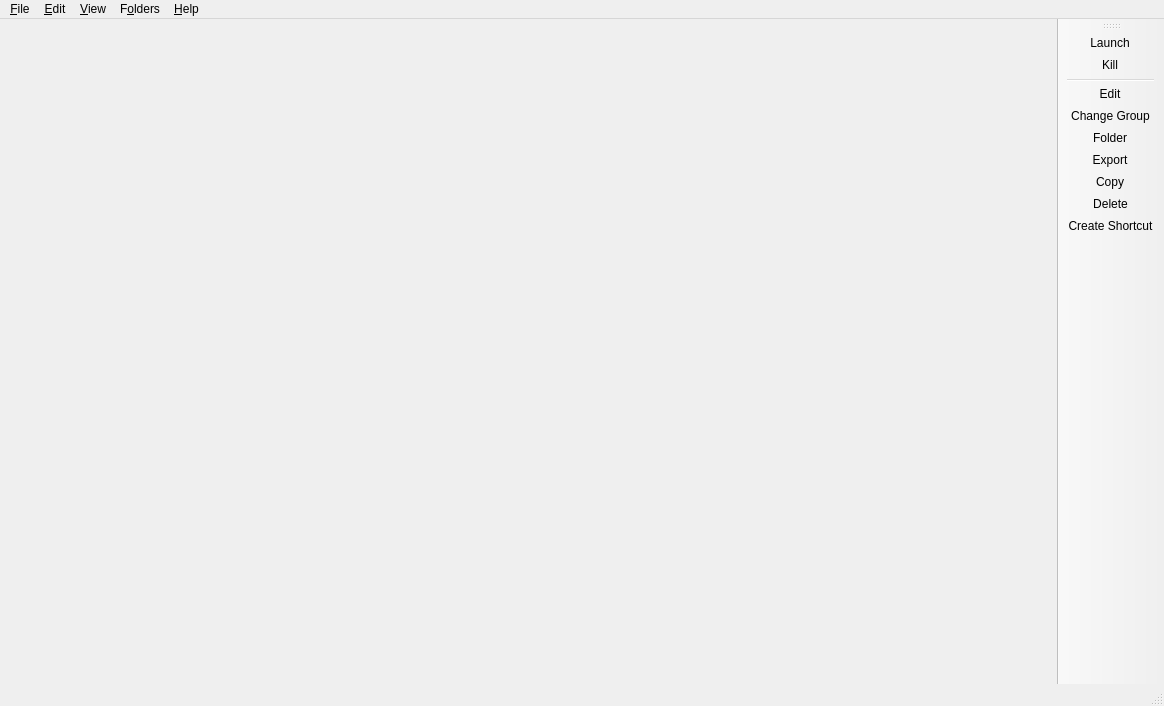
<?xml version="1.0" encoding="UTF-8"?>
<ui version="4.0">
 <class>Instance</class>
 <widget class="QMainWindow" name="Instance">
  <property name="geometry">
   <rect>
    <x>0</x>
    <y>0</y>
    <width>1164</width>
    <height>706</height>
   </rect>
  </property>
  <widget class="QWidget" name="centralWidget">
   <layout class="QHBoxLayout" name="horizontalLayout">
    <property name="spacing">
     <number>0</number>
    </property>
    <property name="leftMargin">
     <number>0</number>
    </property>
    <property name="topMargin">
     <number>0</number>
    </property>
    <property name="rightMargin">
     <number>0</number>
    </property>
    <property name="bottomMargin">
     <number>0</number>
    </property>
   </layout>
  </widget>
  <widget class="QStatusBar" name="statusBar"/>
  <widget class="QToolBar" name="instanceToolBar">
   <property name="windowTitle">
    <string>Instance Toolbar</string>
   </property>
   <property name="allowedAreas">
    <set>Qt::ToolBarArea::LeftToolBarArea|Qt::ToolBarArea::RightToolBarArea</set>
   </property>
   <property name="iconSize">
    <size>
     <width>16</width>
     <height>16</height>
    </size>
   </property>
   <property name="toolButtonStyle">
    <enum>Qt::ToolButtonStyle::ToolButtonTextBesideIcon</enum>
   </property>
   <property name="floatable">
    <bool>false</bool>
   </property>
   <property name="useDefaultAction" stdset="0">
    <bool>true</bool>
   </property>
   <attribute name="toolBarArea">
    <enum>RightToolBarArea</enum>
   </attribute>
   <attribute name="toolBarBreak">
    <bool>false</bool>
   </attribute>
   <addaction name="actionLaunchInstance"/>
   <addaction name="actionKillInstance"/>
   <addaction name="separator"/>
   <addaction name="actionEditInstance"/>
   <addaction name="actionChangeInstGroup"/>
   <addaction name="actionViewSelectedInstFolder"/>
   <addaction name="actionExportInstance"/>
   <addaction name="actionCopyInstance"/>
   <addaction name="actionDeleteInstance"/>
   <addaction name="actionCreateInstanceShortcut"/>
  </widget>
  <widget class="QMenuBar" name="menuBar">
   <property name="geometry">
    <rect>
     <x>0</x>
     <y>0</y>
     <width>1164</width>
     <height>22</height>
    </rect>
   </property>
   <widget class="QMenu" name="fileMenu">
    <property name="title">
     <string>&amp;File</string>
    </property>
    <property name="toolTipsVisible">
     <bool>true</bool>
    </property>
    <addaction name="actionAddInstance"/>
    <addaction name="separator"/>
    <addaction name="actionLaunchInstance"/>
    <addaction name="actionKillInstance"/>
    <addaction name="separator"/>
    <addaction name="actionEditInstance"/>
    <addaction name="actionChangeInstGroup"/>
    <addaction name="actionViewSelectedInstFolder"/>
    <addaction name="actionExportInstance"/>
    <addaction name="actionCopyInstance"/>
    <addaction name="actionDeleteInstance"/>
    <addaction name="actionCreateInstanceShortcut"/>
    <addaction name="separator"/>
    <addaction name="actionSettings"/>
    <addaction name="actionCloseWindow"/>
   </widget>
   <widget class="QMenu" name="editMenu">
    <property name="title">
     <string>&amp;Edit</string>
    </property>
    <property name="toolTipsVisible">
     <bool>true</bool>
    </property>
    <addaction name="actionUndoTrashInstance"/>
   </widget>
   <widget class="QMenu" name="viewMenu">
    <property name="title">
     <string>&amp;View</string>
    </property>
    <property name="toolTipsVisible">
     <bool>true</bool>
    </property>
    <addaction name="actionChangeTheme"/>
    <addaction name="separator"/>
    <addaction name="actionToggleStatusBar"/>
    <addaction name="actionLockToolbars"/>
    <addaction name="separator"/>
   </widget>
   <widget class="QMenu" name="foldersMenu">
    <property name="title">
     <string>F&amp;olders</string>
    </property>
    <property name="toolTipsVisible">
     <bool>true</bool>
    </property>
    <addaction name="actionViewLauncherRootFolder"/>
    <addaction name="separator"/>
    <addaction name="actionViewInstanceFolder"/>
    <addaction name="actionViewCentralModsFolder"/>
    <addaction name="actionViewSkinsFolder"/>
    <addaction name="separator"/>
    <addaction name="actionViewIconThemeFolder"/>
    <addaction name="actionViewWidgetThemeFolder"/>
    <addaction name="actionViewCatPackFolder"/>
    <addaction name="actionViewIconsFolder"/>
    <addaction name="separator"/>
    <addaction name="actionViewLogsFolder"/>
   </widget>
   <widget class="QMenu" name="helpMenu">
    <property name="title">
     <string>&amp;Help</string>
    </property>
    <property name="toolTipsVisible">
     <bool>true</bool>
    </property>
    <addaction name="actionClearMetadata"/>
    <addaction name="actionReportBug"/>
    <addaction name="actionViewLog"/>
    <addaction name="actionAddToPATH"/>
    <addaction name="separator"/>
    <addaction name="actionOpenWiki"/>
    <addaction name="actionAbout"/>
   </widget>
   <addaction name="fileMenu"/>
   <addaction name="editMenu"/>
   <addaction name="viewMenu"/>
   <addaction name="foldersMenu"/>
   <addaction name="helpMenu"/>
  </widget>
  <action name="actionMoreNews">
   <property name="icon">
    <iconset theme="news"/>
   </property>
   <property name="text">
    <string>More News...</string>
   </property>
   <property name="toolTip">
    <string>Open the development blog to read more news about LCE Qt Launcher.</string>
   </property>
  </action>
  <action name="actionToggleStatusBar">
   <property name="checkable">
    <bool>true</bool>
   </property>
   <property name="text">
    <string>Status Bar</string>
   </property>
  </action>
  <action name="actionLockToolbars">
   <property name="checkable">
    <bool>true</bool>
   </property>
   <property name="text">
    <string>Lock Toolbars</string>
   </property>
  </action>
  <action name="actionUndoTrashInstance">
   <property name="enabled">
    <bool>false</bool>
   </property>
   <property name="text">
    <string>&amp;Undo Last Instance Deletion</string>
   </property>
  </action>
  <action name="actionAddInstance">
   <property name="icon">
    <iconset theme="new"/>
   </property>
   <property name="text">
    <string>Add Instanc&amp;e...</string>
   </property>
   <property name="toolTip">
    <string>Add a new instance.</string>
   </property>
  </action>
  <action name="actionCheckUpdate">
   <property name="icon">
    <iconset theme="checkupdate"/>
   </property>
   <property name="text">
    <string>&amp;Update...</string>
   </property>
   <property name="toolTip">
    <string>Check for new updates for %1.</string>
   </property>
   <property name="menuRole">
    <enum>QAction::MenuRole::ApplicationSpecificRole</enum>
   </property>
  </action>
  <action name="actionSettings">
   <property name="icon">
    <iconset theme="settings"/>
   </property>
   <property name="text">
    <string>Setti&amp;ngs...</string>
   </property>
   <property name="toolTip">
    <string>Change settings.</string>
   </property>
   <property name="menuRole">
    <enum>QAction::MenuRole::PreferencesRole</enum>
   </property>
  </action>
  <action name="actionManageProfiles">
   <property name="icon">
    <iconset theme="accounts"/>
   </property>
   <property name="text">
    <string>&amp;Manage Profiles...</string>
   </property>
  </action>
  <action name="actionLaunchInstance">
   <property name="icon">
    <iconset theme="launch"/>
   </property>
   <property name="text">
    <string>&amp;Launch</string>
   </property>
   <property name="toolTip">
    <string>Launch the selected instance.</string>
   </property>
  </action>
  <action name="actionKillInstance">
   <property name="icon">
    <iconset theme="status-bad"/>
   </property>
   <property name="text">
    <string>&amp;Kill</string>
   </property>
   <property name="toolTip">
    <string>Kill the running instance.</string>
   </property>
   <property name="shortcut">
    <string>Ctrl+K</string>
   </property>
  </action>
  <action name="actionRenameInstance">
   <property name="icon">
    <iconset theme="rename"/>
   </property>
   <property name="text">
    <string>Rename</string>
   </property>
   <property name="toolTip">
    <string>Rename the selected instance.</string>
   </property>
  </action>
  <action name="actionChangeInstGroup">
   <property name="icon">
    <iconset theme="tag"/>
   </property>
   <property name="text">
    <string>&amp;Change Group...</string>
   </property>
   <property name="toolTip">
    <string>Change the selected instance's group.</string>
   </property>
   <property name="shortcut">
    <string>Ctrl+G</string>
   </property>
  </action>
  <action name="actionChangeInstIcon">
   <property name="text">
    <string>Change Icon</string>
   </property>
   <property name="toolTip">
    <string>Change the selected instance's icon.</string>
   </property>
  </action>
  <action name="actionEditInstance">
   <property name="icon">
    <iconset theme="settings"/>
   </property>
   <property name="text">
    <string>&amp;Edit...</string>
   </property>
   <property name="toolTip">
    <string>Change the instance settings, mods and versions.</string>
   </property>
   <property name="shortcut">
    <string>Ctrl+I</string>
   </property>
  </action>
  <action name="actionViewSelectedInstFolder">
   <property name="icon">
    <iconset theme="viewfolder"/>
   </property>
   <property name="text">
    <string>&amp;Folder</string>
   </property>
   <property name="toolTip">
    <string>Open the selected instance's root folder in a file browser.</string>
   </property>
  </action>
  <action name="actionDeleteInstance">
   <property name="icon">
    <iconset theme="delete"/>
   </property>
   <property name="text">
    <string>Dele&amp;te</string>
   </property>
   <property name="toolTip">
    <string>Delete the selected instance.</string>
   </property>
   <property name="autoRepeat">
    <bool>false</bool>
   </property>
  </action>
  <action name="actionCopyInstance">
   <property name="icon">
    <iconset theme="copy"/>
   </property>
   <property name="text">
    <string>Cop&amp;y...</string>
   </property>
   <property name="toolTip">
    <string>Copy the selected instance.</string>
   </property>
   <property name="shortcut">
    <string>Ctrl+D</string>
   </property>
  </action>
  <action name="actionExportInstance">
   <property name="icon">
    <iconset theme="export"/>
   </property>
   <property name="text">
    <string>E&amp;xport...</string>
   </property>
   <property name="toolTip">
    <string>Export the selected instance to supported formats.</string>
   </property>
  </action>
  <action name="actionExportInstanceZip">
   <property name="icon">
    <iconset theme="launcher"/>
   </property>
   <property name="text">
    <string>Prism Launcher (zip)</string>
   </property>
  </action>
  <action name="actionCreateInstanceShortcut">
   <property name="icon">
    <iconset theme="shortcut"/>
   </property>
   <property name="text">
    <string>Create Shortcut</string>
   </property>
   <property name="toolTip">
    <string>Creates a shortcut on a selected folder to launch the selected instance.</string>
   </property>
  </action>
  <action name="actionNoAccountsAdded">
   <property name="icon">
    <iconset theme="noaccount"/>
   </property>
   <property name="text">
    <string>No accounts added!</string>
   </property>
  </action>
  <action name="actionNoDefaultAccount">
   <property name="checkable">
    <bool>true</bool>
   </property>
   <property name="icon">
    <iconset theme="noaccount"/>
   </property>
   <property name="text">
    <string>No Default Account</string>
   </property>
   <property name="shortcut">
    <string>Ctrl+0</string>
   </property>
  </action>
  <action name="actionCloseWindow">
   <property name="icon">
    <iconset theme="status-bad"/>
   </property>
   <property name="text">
    <string>Close &amp;Window</string>
   </property>
   <property name="toolTip">
    <string>Close the current window</string>
   </property>
   <property name="menuRole">
    <enum>QAction::MenuRole::QuitRole</enum>
   </property>
  </action>
  <action name="actionViewInstanceFolder">
   <property name="icon">
    <iconset theme="viewfolder"/>
   </property>
   <property name="text">
    <string>&amp;Instances</string>
   </property>
   <property name="toolTip">
    <string>Open the instances folder in a file browser.</string>
   </property>
  </action>
  <action name="actionViewLauncherRootFolder">
   <property name="icon">
    <iconset theme="viewfolder"/>
   </property>
   <property name="text">
    <string>Launcher &amp;Root</string>
   </property>
   <property name="toolTip">
    <string>Open the launcher's root folder in a file browser.</string>
   </property>
  </action>
  <action name="actionViewCentralModsFolder">
   <property name="icon">
    <iconset theme="centralmods"/>
   </property>
   <property name="text">
    <string>&amp;Central Mods</string>
   </property>
   <property name="toolTip">
    <string>Open the central mods folder in a file browser.</string>
   </property>
  </action>
  <action name="actionViewSkinsFolder">
   <property name="icon">
    <iconset theme="viewfolder"/>
   </property>
   <property name="text">
    <string>&amp;Skins</string>
   </property>
   <property name="toolTip">
    <string>Open the skins folder in a file browser.</string>
   </property>
  </action>
  <action name="actionViewIconsFolder">
   <property name="icon">
    <iconset theme="viewfolder"/>
   </property>
   <property name="text">
    <string>Instance Icons</string>
   </property>
   <property name="toolTip">
    <string>Open the instance icons folder in a file browser.</string>
   </property>
  </action>
  <action name="actionViewLogsFolder">
   <property name="icon">
    <iconset theme="viewfolder"/>
   </property>
   <property name="text">
    <string>Logs</string>
   </property>
   <property name="toolTip">
    <string>Open the logs folder in a file browser.</string>
   </property>
  </action>
  <action name="actionChangeTheme">
   <property name="text">
    <string>Themes</string>
   </property>
  </action>
  <action name="actionReportBug">
   <property name="icon">
    <iconset theme="bug"/>
   </property>
   <property name="text">
    <string>Report a Bug or Suggest a Feature</string>
   </property>
   <property name="toolTip">
    <string>Open the bug tracker to report a bug with LCE Qt Launcher</string>
   </property>
  </action>
  <action name="actionAbout">
   <property name="icon">
    <iconset theme="about"/>
   </property>
   <property name="text">
    <string>&amp;About LCE Qt Launcher</string>
   </property>
   <property name="toolTip">
    <string>View information about LCE Qt Launcher.</string>
   </property>
   <property name="menuRole">
    <enum>QAction::MenuRole::AboutRole</enum>
   </property>
  </action>
  <action name="actionViewLog">
   <property name="icon">
    <iconset theme="log"/>
   </property>
   <property name="text">
    <string>View logs</string>
   </property>
   <property name="toolTip">
    <string>View current and previous launcher logs</string>
   </property>
  </action>
  <action name="actionFoldersButton">
   <property name="icon">
    <iconset theme="viewfolder"/>
   </property>
   <property name="text">
    <string>Folders</string>
   </property>
   <property name="toolTip">
    <string>Open one of the folders shared between instances.</string>
   </property>
  </action>
  <action name="actionHelpButton">
   <property name="icon">
    <iconset theme="help"/>
   </property>
   <property name="text">
    <string>Help</string>
   </property>
   <property name="toolTip">
    <string>Get help with LCE Qt or Minecraft.</string>
   </property>
  </action>
  <action name="actionAccountsButton">
   <property name="icon">
    <iconset theme="noaccount"/>
   </property>
   <property name="text">
    <string>Accounts</string>
   </property>
  </action>
  <action name="actionOpenWiki">
   <property name="icon">
    <iconset theme="help"/>
   </property>
   <property name="text">
    <string>LCE Qt Launcher &amp;Wiki</string>
   </property>
   <property name="toolTip">
    <string>Open the LCE Qt Launcher wiki</string>
   </property>
  </action>
  <action name="actionViewWidgetThemeFolder">
   <property name="icon">
    <iconset theme="viewfolder"/>
   </property>
   <property name="text">
    <string>&amp;Widget Themes</string>
   </property>
   <property name="toolTip">
    <string>Open the widget themes folder in a file browser.</string>
   </property>
  </action>
  <action name="actionViewIconThemeFolder">
   <property name="icon">
    <iconset theme="viewfolder"/>
   </property>
   <property name="text">
    <string>I&amp;con Theme</string>
   </property>
   <property name="toolTip">
    <string>Open the icon theme folder in a file browser.</string>
   </property>
  </action>
  <action name="actionViewJavaFolder">
   <property name="icon">
    <iconset theme="viewfolder"/>
   </property>
   <property name="text">
    <string>Java</string>
   </property>
   <property name="toolTip">
    <string>Open the Java folder in a file browser. Only available if the built-in Java downloader is used.</string>
   </property>
  </action>
 </widget>
 <resources/>
 <connections/>
</ui>
